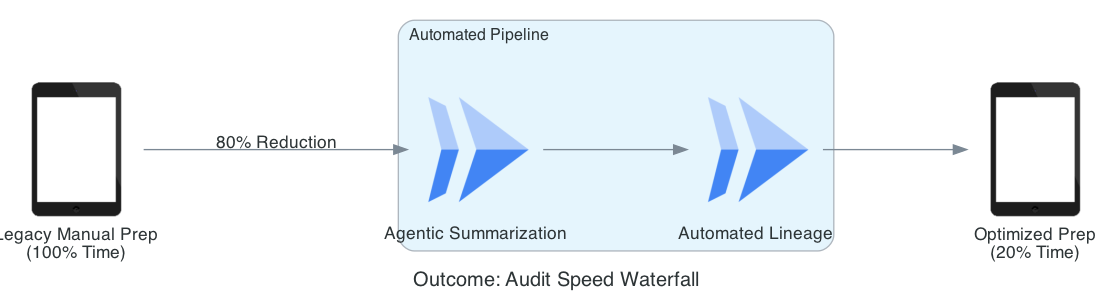

Write the Python code that produced this figure.
from diagrams import Diagram, Cluster, Edge
from diagrams.gcp.compute import Run
from diagrams.generic.device import Tablet

graph_attr = {"pad": "0.1", "nodesep": "1.0", "ranksep": "1.5", "bgcolor": "transparent"}

with Diagram(
    "Outcome: Audit Speed Waterfall", 
    show=False, 
    filename="risk_audit_waterfall", 
    direction="LR", 
    graph_attr=graph_attr
):
    legacy_time = Tablet("Legacy Manual Prep\n(100% Time)")
    
    with Cluster("Automated Pipeline"):
        analyzer = Run("Agentic Summarization")
        lineage = Run("Automated Lineage")

    optimized_time = Tablet("Optimized Prep\n(20% Time)")

    legacy_time >> Edge(label="80% Reduction") >> analyzer >> lineage >> optimized_time
